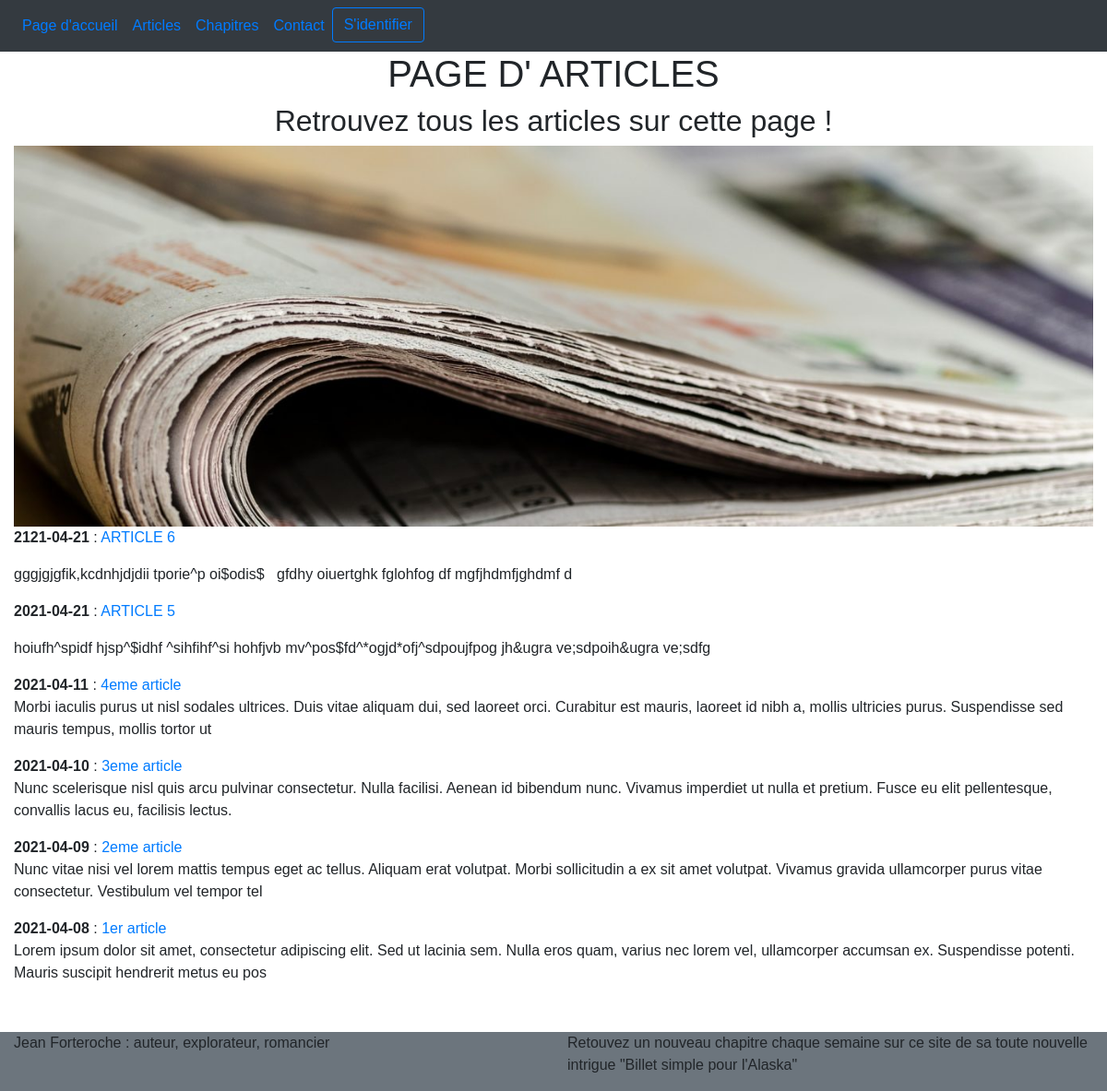
/index.php?action=articles, run on an earlier commit of the app's database.
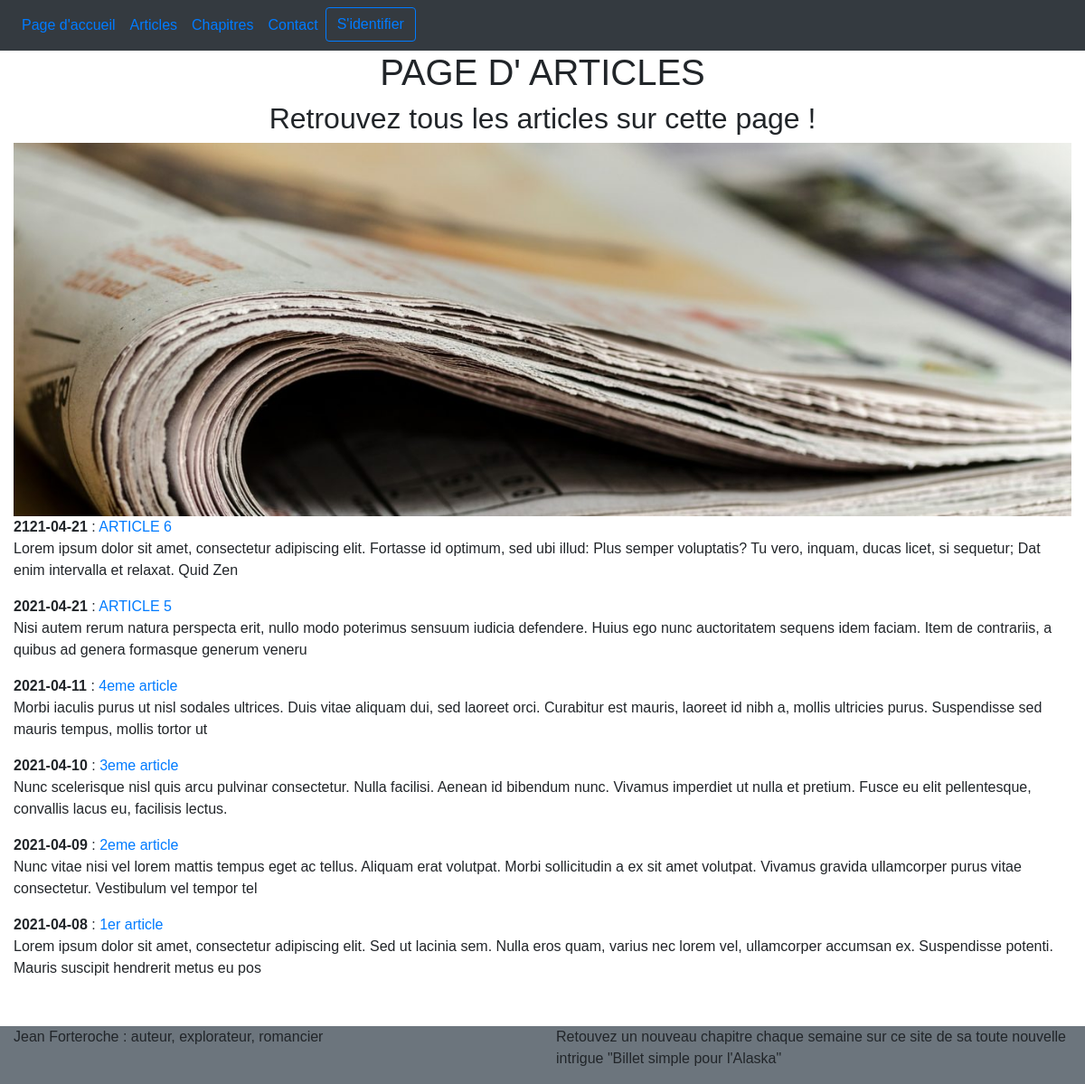
And on a later commit of the database.
### tables this page shows
CREATE TABLE `articles` (
  `id` int(11) NOT NULL,
  `date_publication` date NOT NULL,
  `titre` varchar(30) NOT NULL,
  `contenu` text NOT NULL
);

### model/article_manager.php (called while the page is built, shortened)
<?php
class ArticleManager extends Manager {
    public function getAllArticles() {
        $db = $this -> dbconnect();
        $req = $db -> query("SELECT id, date_publication, titre, SUBSTRING(contenu, 1, 200) AS contenu FROM articles ORDER BY date_publication DESC");
        return $req;
    }
}
?>

### controller/article_controller.php (called while the page is built, shortened)
<?php
require_once('model/article_manager.php');
class ArticleController {
            ?>
            <?php
    public function afficheAllArticles() {
        $articleManager = new ArticleManager;
        $reponse = $articleManager -> getAllArticles();
        $reponse -> execute();
        return($reponse);
    }
}
?>

### view/articles.php (the view, shortened to what this page needs)
    <h1 class="text-center">PAGE D' ARTICLES </h1>
    <h2 class="text-center">Retrouvez tous les articles sur cette page !</h2>
    <img src='./public/images/article.jpg' class="img-responsive col-lg-12 " alt="page de journal" />
    <div class="container-fluid">
        <div class="row">
            <div class="col-12">
                <?php
                    while($donnes = $reponse -> fetch())  {
                ?>
                <p>
                    <strong><?php echo $donnes['date_publication']; ?></strong> : <a href="index.php?action=currentArticle&titre=<?php echo $donnes['titre'] ?>" > <?php echo $donnes['titre']; ?></a> <br/>
                    <?php echo $donnes['contenu']; ?>
                </p>
                <?php
                    }
                ?>
            </div>
        </div>
    </div>
<?php require('template.php'); ?>

What changed in the data, as far as the page shows it:
changed articles "ARTICLE 6": contenu "gggjgjgfik,kcdnhjdjdii tporie^p oi$odis$ gfdhy oiuertghk fglohfog df mgfjhdmfjghdmf d" → "Lorem ipsum dolor sit amet, consectetur adipiscing elit. Fortasse id optimum, sed ubi illud: Plus semper voluptatis? Tu vero, inquam, ducas licet, si sequetur; Dat enim intervalla et relaxat. Quid Zen"
changed articles "ARTICLE 5": contenu "hoiufh^spidf hjsp^$idhf ^sihfihf^si hohfjvb mv^pos$fd^*ogjd*ofj^sdpoujfpog jh&ugra ve;sdpoih&ugra ve;sdfg" → "Nisi autem rerum natura perspecta erit, nullo modo poterimus sensuum iudicia defendere. Huius ego nunc auctoritatem sequens idem faciam. Item de contrariis, a quibus ad genera formasque generum veneru"
